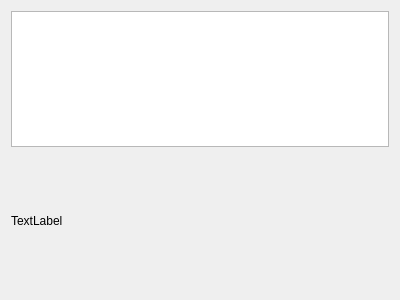
<?xml version="1.0" encoding="UTF-8"?>
<ui version="4.0">
 <class>Drag</class>
 <widget class="QWidget" name="Drag">
  <property name="geometry">
   <rect>
    <x>0</x>
    <y>0</y>
    <width>400</width>
    <height>300</height>
   </rect>
  </property>
  <property name="windowTitle">
   <string>Drag</string>
  </property>
  <layout class="QVBoxLayout" name="verticalLayout" stretch="1,1">
   <item>
    <widget class="QPlainTextEdit" name="plainTextEdit"/>
   </item>
   <item>
    <widget class="QLabel" name="label">
     <property name="text">
      <string>TextLabel</string>
     </property>
    </widget>
   </item>
  </layout>
 </widget>
 <layoutdefault spacing="6" margin="11"/>
 <resources/>
 <connections/>
</ui>
